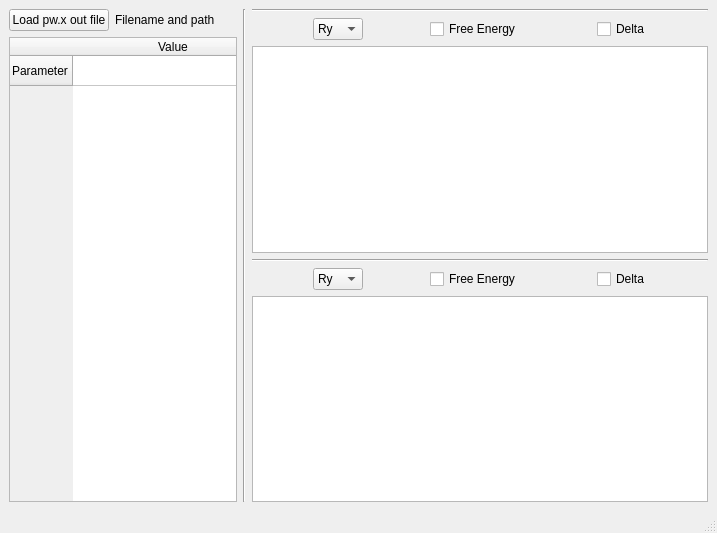
<?xml version="1.0" encoding="UTF-8"?>
<ui version="4.0">
 <class>MainWindow</class>
 <widget class="QMainWindow" name="MainWindow">
  <property name="geometry">
   <rect>
    <x>0</x>
    <y>0</y>
    <width>717</width>
    <height>533</height>
   </rect>
  </property>
  <property name="windowTitle">
   <string>MainWindow</string>
  </property>
  <widget class="QWidget" name="main_horiz_layout">
   <property name="sizePolicy">
    <sizepolicy hsizetype="Preferred" vsizetype="Preferred">
     <horstretch>0</horstretch>
     <verstretch>0</verstretch>
    </sizepolicy>
   </property>
   <layout class="QHBoxLayout" name="horizontalLayout" stretch="1,0,2">
    <item>
     <layout class="QVBoxLayout" name="table_layout" stretch="0,0">
      <item>
       <layout class="QHBoxLayout" name="load_layout">
        <item>
         <widget class="QPushButton" name="load_button">
          <property name="maximumSize">
           <size>
            <width>100</width>
            <height>16777215</height>
           </size>
          </property>
          <property name="text">
           <string>Load pw.x out file</string>
          </property>
         </widget>
        </item>
        <item>
         <widget class="QLabel" name="filename_label">
          <property name="sizePolicy">
           <sizepolicy hsizetype="Preferred" vsizetype="Preferred">
            <horstretch>0</horstretch>
            <verstretch>0</verstretch>
           </sizepolicy>
          </property>
          <property name="maximumSize">
           <size>
            <width>300</width>
            <height>16777215</height>
           </size>
          </property>
          <property name="text">
           <string>Filename and path</string>
          </property>
         </widget>
        </item>
       </layout>
      </item>
      <item>
       <widget class="QTableWidget" name="param_table">
        <property name="sizePolicy">
         <sizepolicy hsizetype="Expanding" vsizetype="Expanding">
          <horstretch>0</horstretch>
          <verstretch>0</verstretch>
         </sizepolicy>
        </property>
        <property name="minimumSize">
         <size>
          <width>150</width>
          <height>0</height>
         </size>
        </property>
        <property name="maximumSize">
         <size>
          <width>600</width>
          <height>16777215</height>
         </size>
        </property>
        <attribute name="horizontalHeaderVisible">
         <bool>true</bool>
        </attribute>
        <attribute name="horizontalHeaderDefaultSectionSize">
         <number>200</number>
        </attribute>
        <attribute name="horizontalHeaderMinimumSectionSize">
         <number>20</number>
        </attribute>
        <attribute name="horizontalHeaderStretchLastSection">
         <bool>true</bool>
        </attribute>
        <attribute name="verticalHeaderMinimumSectionSize">
         <number>15</number>
        </attribute>
        <attribute name="verticalHeaderShowSortIndicator" stdset="0">
         <bool>false</bool>
        </attribute>
        <row>
         <property name="text">
          <string>Parameter</string>
         </property>
        </row>
        <column>
         <property name="text">
          <string>Value</string>
         </property>
        </column>
       </widget>
      </item>
     </layout>
    </item>
    <item>
     <widget class="Line" name="line">
      <property name="orientation">
       <enum>Qt::Vertical</enum>
      </property>
     </widget>
    </item>
    <item>
     <layout class="QVBoxLayout" name="plot_layout">
      <item>
       <widget class="Line" name="line_2">
        <property name="orientation">
         <enum>Qt::Horizontal</enum>
        </property>
       </widget>
      </item>
      <item>
       <layout class="QVBoxLayout" name="plot_layout_1">
        <item>
         <layout class="QHBoxLayout" name="horizontalLayout_2" stretch="0,0,0">
          <property name="spacing">
           <number>6</number>
          </property>
          <property name="sizeConstraint">
           <enum>QLayout::SetMinimumSize</enum>
          </property>
          <property name="rightMargin">
           <number>0</number>
          </property>
          <item>
           <widget class="QComboBox" name="unit_combo_1">
            <property name="maximumSize">
             <size>
              <width>50</width>
              <height>16777215</height>
             </size>
            </property>
            <item>
             <property name="text">
              <string>Ry</string>
             </property>
            </item>
            <item>
             <property name="text">
              <string>Ry/atom</string>
             </property>
            </item>
            <item>
             <property name="text">
              <string>eV</string>
             </property>
            </item>
            <item>
             <property name="text">
              <string>eV/atom</string>
             </property>
            </item>
           </widget>
          </item>
          <item>
           <widget class="QCheckBox" name="free_energy_1">
            <property name="maximumSize">
             <size>
              <width>100</width>
              <height>16777215</height>
             </size>
            </property>
            <property name="text">
             <string>Free Energy</string>
            </property>
           </widget>
          </item>
          <item>
           <widget class="QCheckBox" name="delta_1">
            <property name="maximumSize">
             <size>
              <width>50</width>
              <height>16777215</height>
             </size>
            </property>
            <property name="text">
             <string>Delta</string>
            </property>
           </widget>
          </item>
         </layout>
        </item>
        <item>
         <widget class="PlotWidget" name="plot_1">
          <property name="sizePolicy">
           <sizepolicy hsizetype="Expanding" vsizetype="Expanding">
            <horstretch>0</horstretch>
            <verstretch>0</verstretch>
           </sizepolicy>
          </property>
          <property name="font">
           <font>
            <pointsize>10</pointsize>
           </font>
          </property>
         </widget>
        </item>
       </layout>
      </item>
      <item>
       <widget class="Line" name="horiz_line">
        <property name="orientation">
         <enum>Qt::Horizontal</enum>
        </property>
       </widget>
      </item>
      <item>
       <layout class="QVBoxLayout" name="plot_layout_2">
        <item>
         <layout class="QHBoxLayout" name="horizontalLayout_3" stretch="0,0,0">
          <property name="spacing">
           <number>6</number>
          </property>
          <property name="sizeConstraint">
           <enum>QLayout::SetMinimumSize</enum>
          </property>
          <property name="rightMargin">
           <number>0</number>
          </property>
          <item>
           <widget class="QComboBox" name="unit_combo_2">
            <property name="maximumSize">
             <size>
              <width>50</width>
              <height>16777215</height>
             </size>
            </property>
            <item>
             <property name="text">
              <string>Ry</string>
             </property>
            </item>
            <item>
             <property name="text">
              <string>Ry/atom</string>
             </property>
            </item>
            <item>
             <property name="text">
              <string>eV</string>
             </property>
            </item>
            <item>
             <property name="text">
              <string>eV/atom</string>
             </property>
            </item>
           </widget>
          </item>
          <item>
           <widget class="QCheckBox" name="free_energy_2">
            <property name="maximumSize">
             <size>
              <width>100</width>
              <height>16777215</height>
             </size>
            </property>
            <property name="text">
             <string>Free Energy</string>
            </property>
           </widget>
          </item>
          <item>
           <widget class="QCheckBox" name="delta_2">
            <property name="maximumSize">
             <size>
              <width>50</width>
              <height>16777215</height>
             </size>
            </property>
            <property name="text">
             <string>Delta</string>
            </property>
           </widget>
          </item>
         </layout>
        </item>
        <item>
         <widget class="PlotWidget" name="plot_2">
          <property name="sizePolicy">
           <sizepolicy hsizetype="Expanding" vsizetype="Expanding">
            <horstretch>0</horstretch>
            <verstretch>0</verstretch>
           </sizepolicy>
          </property>
         </widget>
        </item>
       </layout>
      </item>
     </layout>
    </item>
   </layout>
  </widget>
  <widget class="QMenuBar" name="menubar">
   <property name="geometry">
    <rect>
     <x>0</x>
     <y>0</y>
     <width>717</width>
     <height>21</height>
    </rect>
   </property>
  </widget>
  <widget class="QStatusBar" name="statusbar"/>
 </widget>
 <customwidgets>
  <customwidget>
   <class>PlotWidget</class>
   <extends>QGraphicsView</extends>
   <header>pyqtgraph</header>
  </customwidget>
 </customwidgets>
 <resources/>
 <connections/>
</ui>
